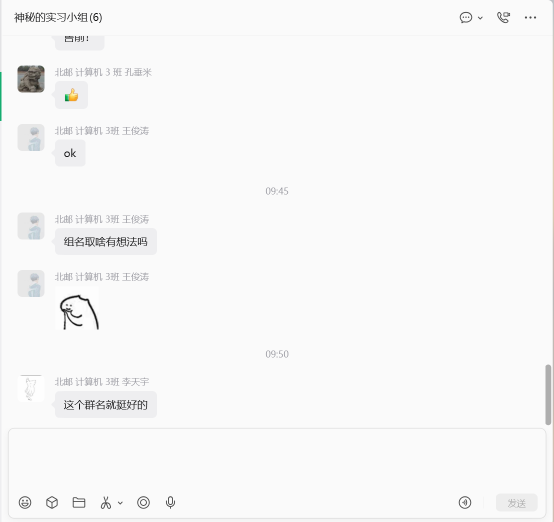
#> input picture test/image_1.png, 1107 x 1044 px (shown at 1/2 size)
$ python -i image_preprocess.py   (imports and definitions only)
#> lines starting #> are read from the running program, lines starting #| are printed output that depends on the picture; after the words box and inside, x2 and y2 are one past the last pixel; in counts of white or black regions, pixels touching at a corner belong together
# -*- coding: utf-8 -*-
"""图片预处理：提升 OCR 识别率。

步骤：
1. 灰度化
2. 尺寸归一化（短边 < 1024px 时按比例放大）
3. 倾斜校正（基于 Hough 变换或简单投影分析）
4. 二值化（Otsu 阈值）
5. 噪点去除（中值滤波）

仅依赖 Pillow（已安装），无需额外包。
"""
import os
import tempfile
import logging
from typing import Optional

from PIL import Image, ImageFilter, ImageOps

logger = logging.getLogger(__name__)

# 短边最小像素
MIN_SHORT_EDGE = 1024


def preprocess_image(image_path: str) -> str:
    """对图片执行预处理，返回临时文件路径。

    Args:
        image_path: 原始图片路径

    Returns:
        预处理后图片的临时文件路径
    """
#> called with image_path = '../../../test/image_1.png'
    img = Image.open(image_path)
#> img is the input picture: PIL image 1107x1044 RGB; mean R, G, B 247.3, 247.3, 247.3

    # 1. 转 RGB（处理 RGBA / P 模式）
    if img.mode not in ('RGB', 'L'):
        img = img.convert('RGB')

    # 2. 灰度化
    gray = ImageOps.grayscale(img) if img.mode != 'L' else img

    # 3. 尺寸归一化
    gray = _normalize_size(gray)

    # 4. 倾斜校正（简化版：基于水平投影）
    # 完整 Hough 变换需 numpy + scipy，此处用简化版本避免依赖
    # gray = _deskew(gray)

    # 5. 二值化（Otsu 阈值）
    binary = _otsu_binarize(gray)

    # 6. 噪点去除（中值滤波）
    denoised = binary.filter(ImageFilter.MedianFilter(size=3))

    # 7. 保存到临时文件
    ext = os.path.splitext(image_path)[1].lower() or '.png'
    suffix = '_preprocessed' + ext
    fd, tmp_path = tempfile.mkstemp(suffix=suffix)
    os.close(fd)
    denoised.save(tmp_path)

    logger.info(f"图片预处理完成: {image_path} → {tmp_path}")
    return tmp_path


def _normalize_size(img: Image.Image) -> Image.Image:
    """短边 < MIN_SHORT_EDGE 时按比例放大。"""
    w, h = img.size
#> w = 1107; h = 1044
    short_edge = min(w, h)
#> short_edge = 1044
    if short_edge >= MIN_SHORT_EDGE:
        return img
    scale = MIN_SHORT_EDGE / short_edge
    new_w, new_h = int(w * scale), int(h * scale)
    # LANCZOS 是最佳下采样/上采样滤波
    return img.resize((new_w, new_h), Image.LANCZOS)


def _otsu_binarize(img: Image.Image) -> Image.Image:
    """Otsu 阈值二值化。

    基于 Pillow 实现，无需 numpy/scipy。
    """
    # 直方图统计
    histogram = img.histogram()
#> histogram = 256 values, max 1063157 at index 250, min 1 at index 0, mean 4514.5
    total = sum(histogram)
#> total = 1155708

    if total == 0:
        return img

    # Otsu 算法
    sum_total = sum(i * histogram[i] for i in range(256))
#> sum_total = 285787529
    sum_b = 0
    w_b = 0
    max_variance = 0
    threshold = 127

    for t in range(256):
        w_b += histogram[t]
        if w_b == 0:
            continue
        w_f = total - w_b
        if w_f == 0:
            break
        sum_b += t * histogram[t]
        m_b = sum_b / w_b
        m_f = (sum_total - sum_b) / w_f
        variance = w_b * w_f * (m_b - m_f) ** 2
        if variance > max_variance:
            max_variance = variance
            threshold = t
#> this loop made 256 passes
#> (w_b, w_f, sum_b, m_b, m_f, max_variance) on passes 1 to 12: (1, 1155707, 0, 0, 247.3, 7.07e+10), (2, 1155706, 1, 0.5, 247.3, 1.41e+11), (6, 1155702, 9, 1.5, 247.3, 4.19e+11), (9, 1155699, 18, 2, 247.3, 6.26e+11), (13, 1155695, 34, 2.62, 247.3, 8.99e+11), (22, 1155686, 79, 3.59, 247.3, 1.51e+12), (28, 1155680, 115, 4.11, 247.3, 1.91e+12), (36, 1155672, 171, 4.75, 247.3, 2.45e+12), (44, 1155664, 235, 5.34, 247.3, 2.98e+12), (49, 1155659, 280, 5.71, 247.3, 3.3e+12), (60, 1155648, 390, 6.5, 247.3, 4.02e+12), (73, 1155635, 533, 7.3, 247.3, 4.86e+12)
#> (w_b, w_f) on pass 100: (5488, 1150220)

    # 应用阈值
    return img.point(lambda p: 255 if p > threshold else 0, mode='1').convert('L')
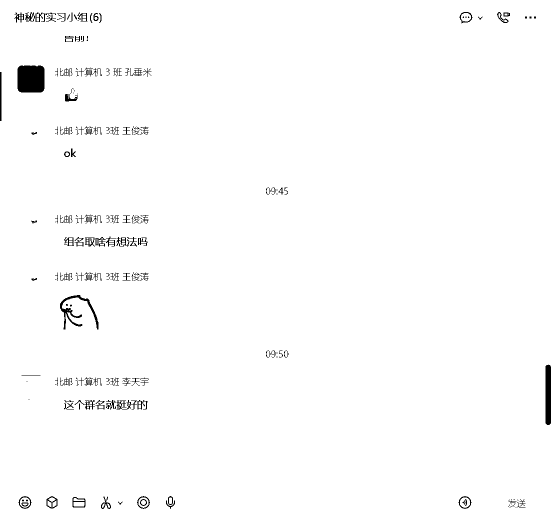
#> returned value: PIL image 1107x1044 L (shown at 1/2 size); 98.7% white; 273 black regions (127 under 20 px), largest, box (x1, y1, x2, y2) and area: (35, 131, 89, 185) 2833, (1091, 729, 1102, 850) 1302, (120, 590, 197, 659) 1109


def cleanup_temp_image(temp_path: str) -> None:
    """清理临时图片文件。"""
    try:
        if temp_path and os.path.exists(temp_path):
            os.remove(temp_path)
    except Exception as e:
        logger.warning(f"清理临时图片失败: {e}")

>>> result = preprocess_image('../../../test/image_1.png')
#> in preprocess_image, `denoised = binary.filter(ImageFilter.MedianFilter(size=3))`:
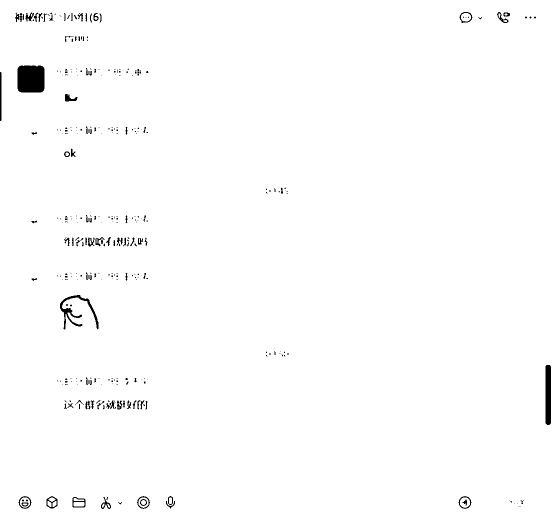
#> denoised: PIL image 1107x1044 L (shown at 1/2 size); 98.9% white; 360 black regions (272 under 20 px), largest, box (x1, y1, x2, y2) and area: (35, 131, 89, 185) 2833, (1091, 730, 1102, 850) 1301, (120, 590, 197, 659) 1113
